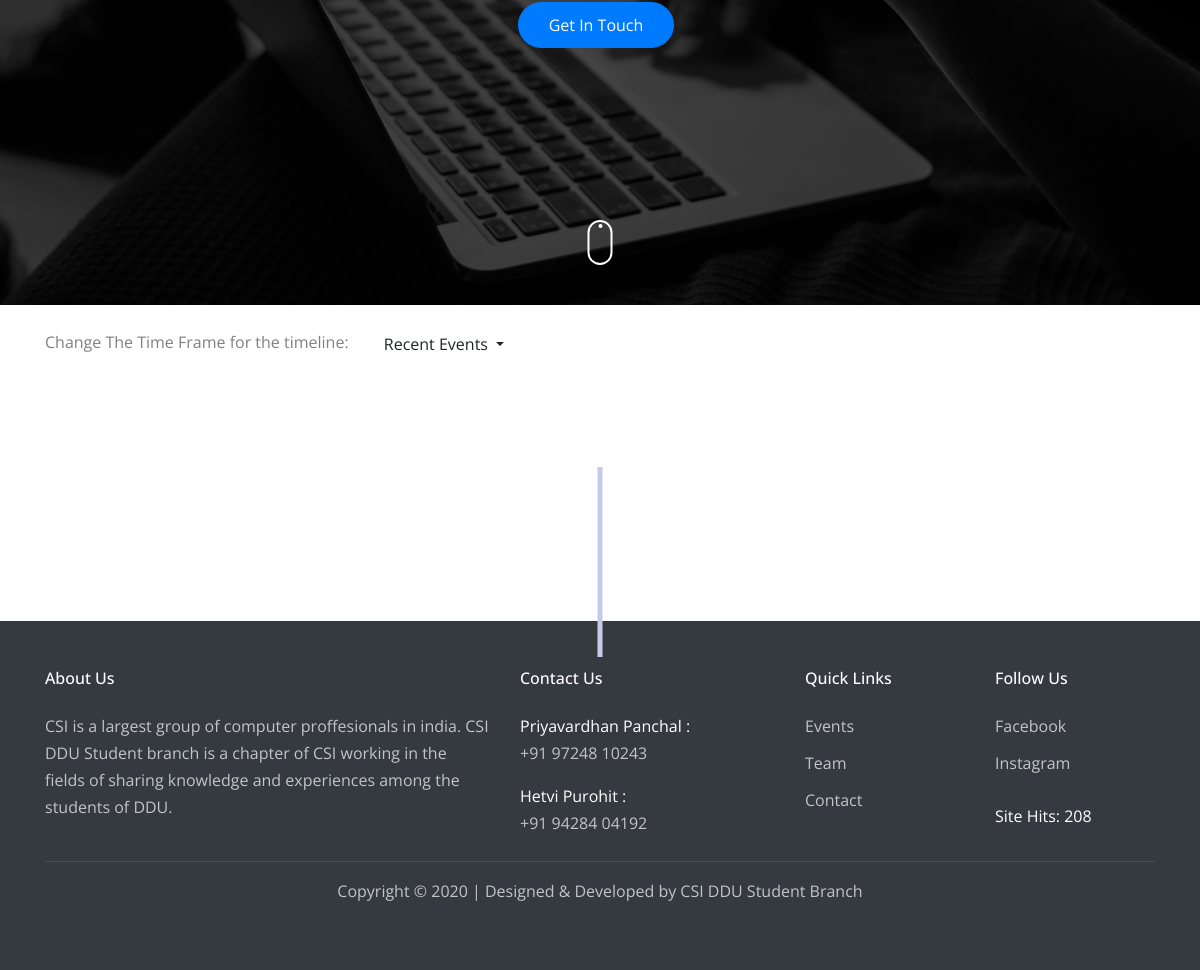
The app's page /events.php?year=2020 (lower part), older data.
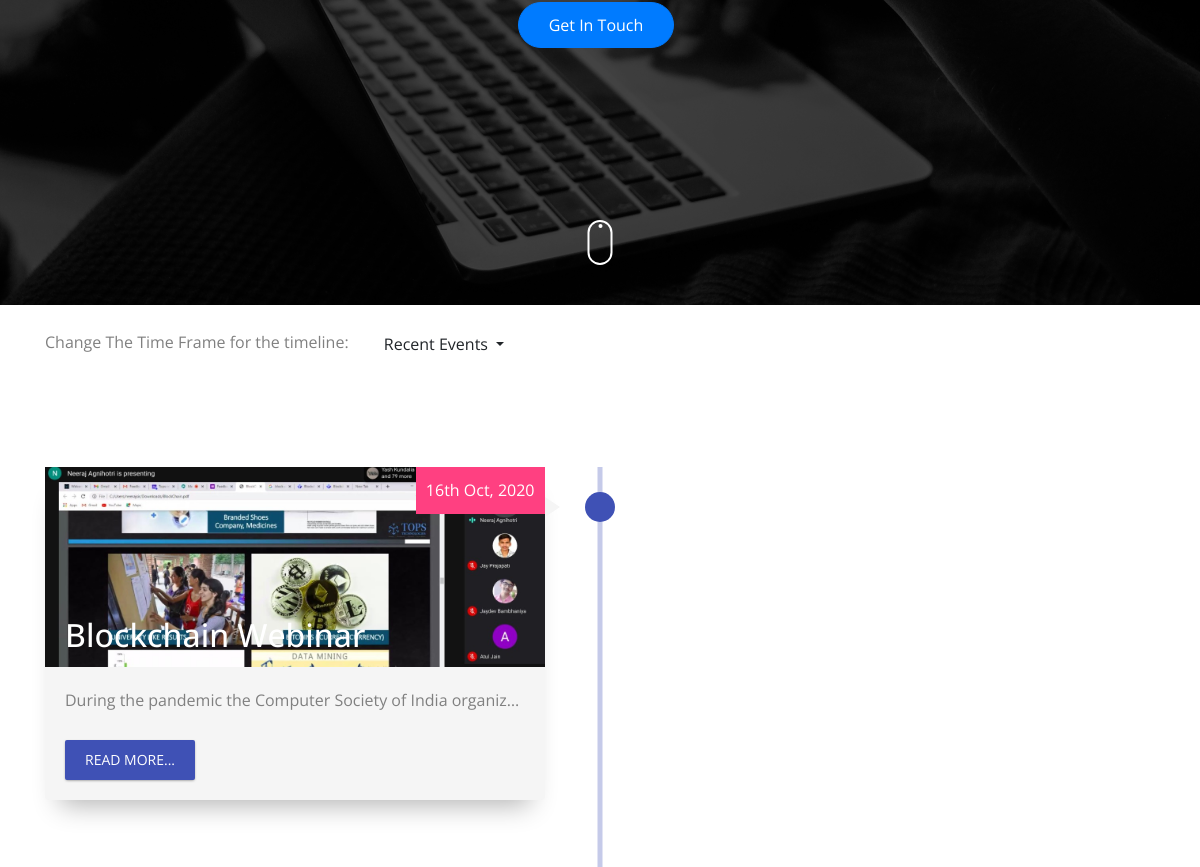
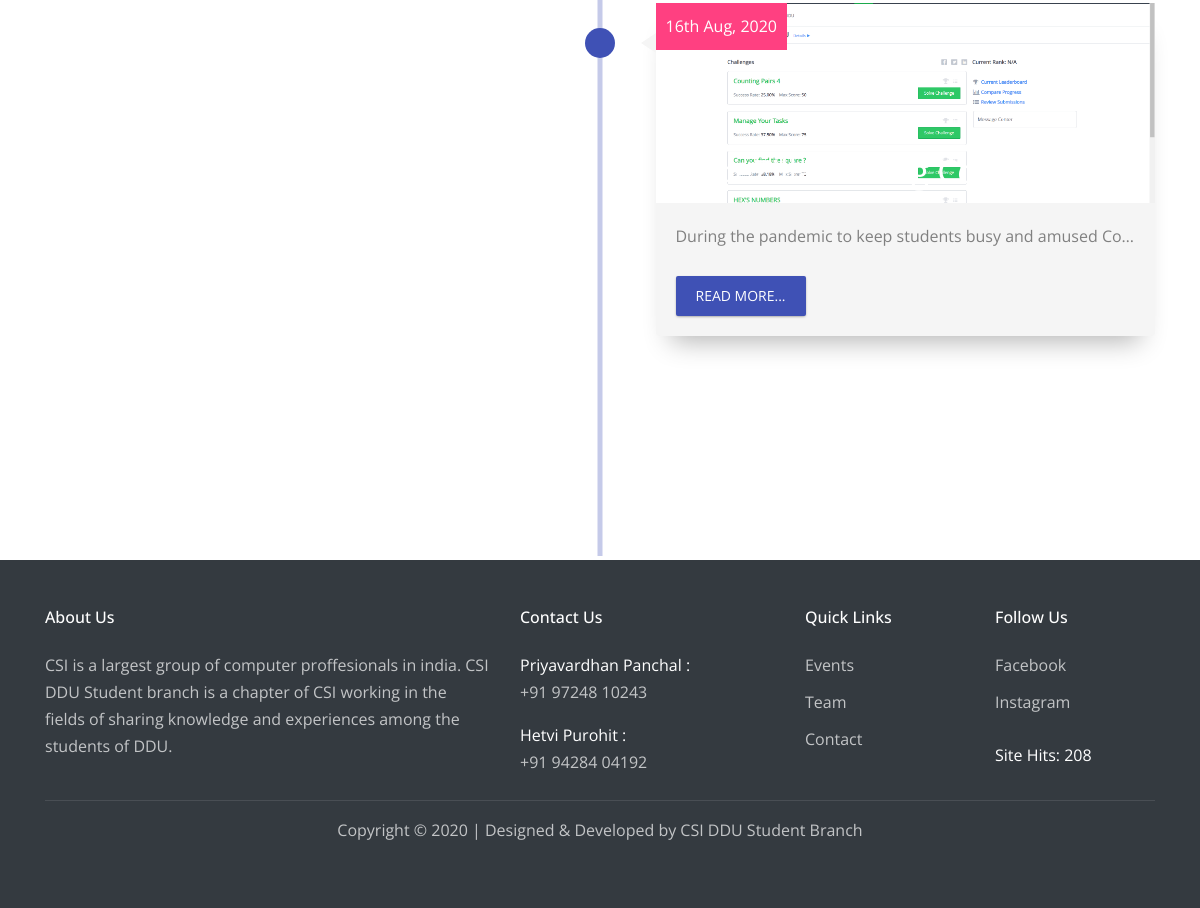
The same page, newer data (2 pictures, top to bottom).
### tables this page shows
CREATE TABLE `event_master` (
  `id` int(6) NOT NULL,
  `name` varchar(70) NOT NULL,
  `type` varchar(20) NOT NULL,
  `date` date NOT NULL,
  `description` varchar(700) NOT NULL,
  `photo_link` varchar(500) DEFAULT NULL,
  `blog_link` varchar(500) DEFAULT NULL
);

### events.php (the view, shortened to what this page needs)
<!doctype html>
<html lang="en">
<head>
  <link rel="stylesheet" href="fonts/icomoon/style.css">
  <link rel="stylesheet" href="css/bootstrap.min.css">
  <link rel="stylesheet" href="css/jquery-ui.css">
  <link rel="stylesheet" href="css/jquery.fancybox.min.css">
  <link rel="stylesheet" href="css/bootstrap-datepicker.css">
  <link rel="stylesheet" href="css/owl.carousel.min.css">
  <link rel="stylesheet" href="css/owl.theme.default.min.css">
  <link rel="stylesheet" href="css/owl.theme.default.min.css">
  <link rel="stylesheet" href="fonts/flaticon/font/flaticon.css">
  <link rel="stylesheet" href="css/aos.css">
  <link rel="stylesheet" href="css/style.css">
  <link rel="stylesheet" href="css/timeline.css">
</head>
<body data-spy="scroll" data-target=".site-navbar-target" data-offset="300">
  <div class="site-wrap">
  <div class="site-blocks-cover overlay" style="background-image: url(images/header_background.jpg);" data-aos="fade" id="home-section">
    <div class="container">
      <div class="row align-items-center justify-content-center">
        <div class="col-md-10 mt-lg-5 text-center">
          <a href="contact.php" target="_blank" class="btn  btn-primary mr-2 mb-2">Get In Touch</a>
        </div>
      </div>
    </div>
    <a href="#next" class="mouse smoothscroll">
      <span class="mouse-icon">
        <span class="mouse-wheel"></span>
      </span>
    </a>
  </div>
  <div class="dropdown mt-3 container">
     Change The Time Frame for the timeline:
    <button type="button" class="btn brn-info dropdown-toggle" data-toggle="dropdown">
      Recent Events
    </button>
  </div>
  </div>
  <section class="timeline">
    <div class="container">
    <?php
    include("db_connect.php");
    $sql = "SELECT * from event_master ORDER BY date DESC LIMIT 10";
    if(isset($_GET["year"]))
    {
      if($_GET["year"]==2020)
        $sql = "SELECT * from event_master WHERE date BETWEEN '2020-07-01' AND '2021-06-30' ORDER BY date DESC";
    }
    $e_list = $pdo->query($sql)->fetchAll();
    foreach($e_list as $e){
    ?>
      <div class="timeline-item">
        <div class="timeline-img"></div>
        <div class="timeline-content timeline-card">
          <div class="timeline-img-header" style="background-image: url(<?php echo $e['photo_link']; ?>);">
            <h2><?php echo $e['name']; ?></h2>
          </div>
          <div class="date"><?php echo date("jS M, Y", strtotime($e['date'])); ?></div>
          <div class="content"><p class="text-truncate"><?php echo $e['description']; ?></p></div>
          <a class="bnt-more" data-toggle="modal" data-target=<?php echo "\"#event".$e['id']."\""; ?> class="text-white" style="color:white;"> Read More... </a>
        </div>
    </div>
    <?php
    }
    ?>
    </div>
  </section>
<br>
<br>
  <?php include("footer.php"); ?>
</body>
</html>

Row changes from the older to the newer data that the page shows:
added event_master: photo_link (picture), name "Blockchain Webinar", date "16th Oct, 2020", description "During the pandemic the Computer Society of India organiz…"
added event_master: photo_link (picture), name "CodeZilla Coding Competition", date "16th Aug, 2020", description "During the pandemic to keep students busy and amused Co…"
